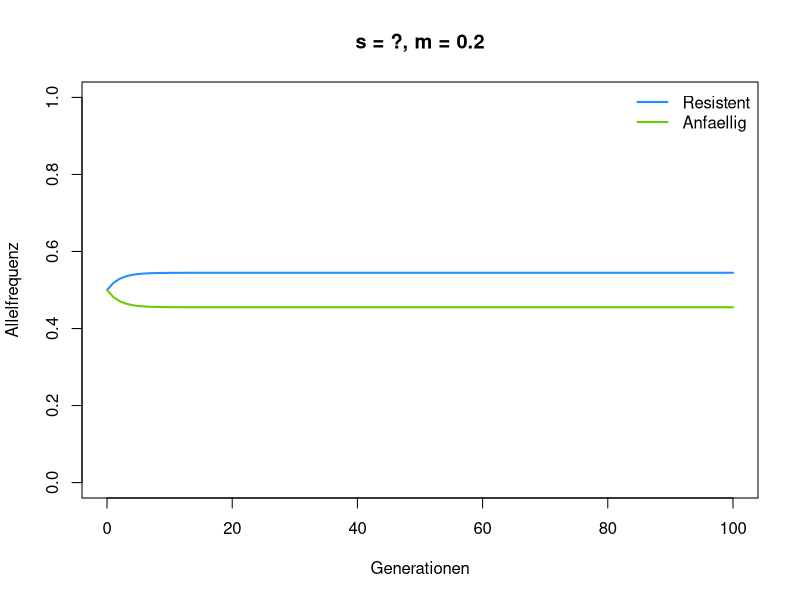
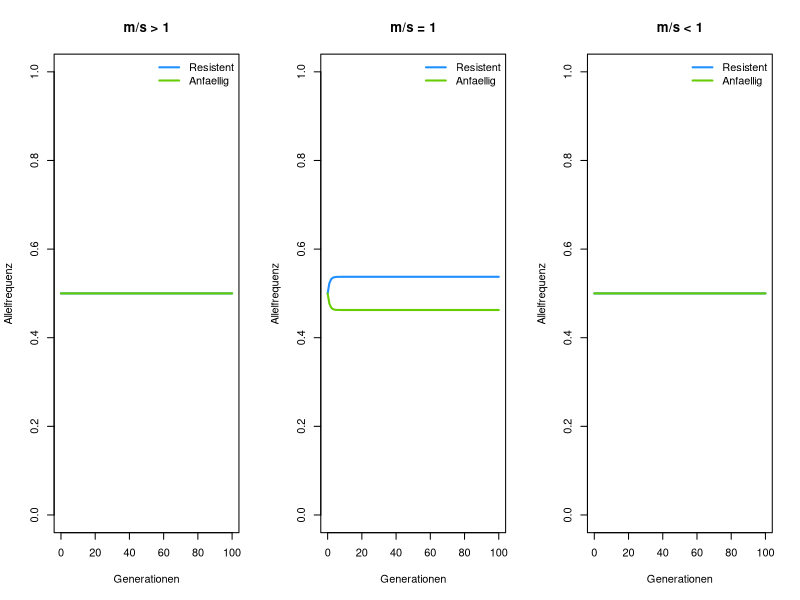
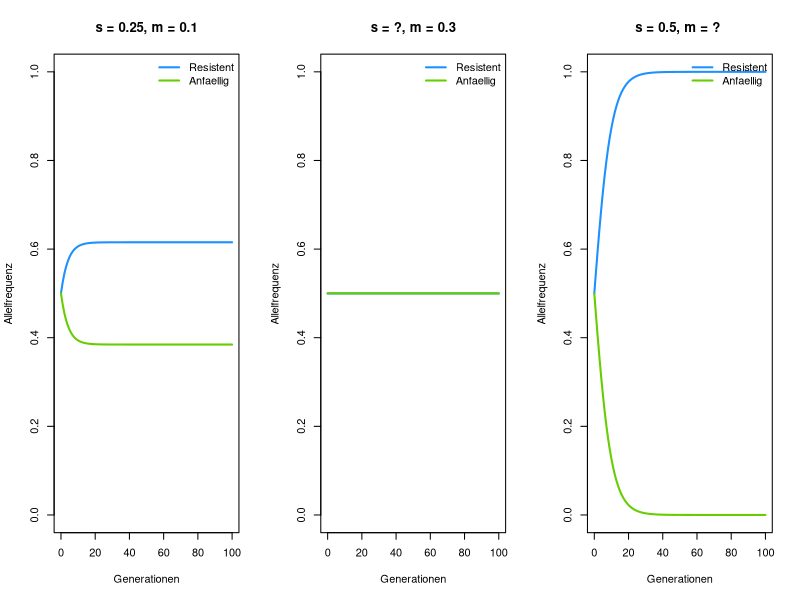

The R script that drew these images, in order:
# Woche 7 — Notebook (nur R, base R)
# Migration und Selektion
# In RStudio: Working Directory = weeks/week-07, dann Zeile fuer Zeile ausfuehren.
# Formeln stehen schoener im Notebook (HTML) oder in notebook.Rmd.

# ===========================================================================
# Ziel
# ===========================================================================
#
# - verstehen, wie Selektion und Migration lokale Anpassung beeinflussen
# - nachvollziehen, wie verschiedene Kraefte (Selektion und Migration) aehnliche Anpassungsmuster generieren koennen

# ===========================================================================
# 0) Lokale Anpassung in kurz
# ===========================================================================
#
# Migration vermischt Populationen, wodurch sie einander aehnlicher werden. Selektion fuehrt dazu, dass Populationen sich ihrer Umgebung anpassen, wodurch Populationen unterschiedlicher werden.

# ===========================================================================
# A) Beispiel Insektizidresistenz in Moskitos
# ===========================================================================
# Diese Woche untersuchen wir die Anpassung verschiedener Moskitopopulationen an Insektizide. Dieses Beispiel ist an eine Studie von Lenormand et al. (1999) angelehnt.
#
# Um die Stadt Montpellier wurde in den 90er Jahren Insektizid ausgetragen, woraufhin die lokale Moskitopopulation eine Resistenz dagegen entwickelt hat. Diese Resistenz ist jedoch in Abwesenheit des Insektizids unvorteilhaft und daher in laendlichen Moskitopopulationen nicht vorhanden. Wir untersuchen nun, wie sich die Resistenzfrequenz p des Resistenz-Alleles R in der Stadtpopulation unter verschiedenen Selektions- und Migrationsszenarien veraendert. Dafuer tracken wir das resistente Allel R und das urspruengliche (Insektizid-anfaellige) Allel r in der Stadtpopulation, jeweils mit Frequenzen p_R und p_r.

# --- Gleichungen ---
# Wir nehmen an, dass in der Stadtpopulation das Resistenzallel R vorteilhaft ist, so dass die Genotypen folgende Fitnesswerte haben:
#
# |  w_RR |  w_rR |  w_rr |
# | 1 + s | 1 + s/2 | 1 |
#
# Dabei ist s der Selektionskoeffizient und somit der Fitnessvorteil von Resistenz in der Stadt.
#
# Die mittlere Fitness w_quer ist demnach:
#   w_quer = p^2 w_RR + 2pq w_rR + q^2 w_rr
#
# und nach Selektion gilt:
#
#   p^s = (p^2 w_RR + pq w_rR ) / w_quer,     q^s = (q^2 w_rr + pq w_rR ) / w_quer
#
# Nach Migration nehmen wir an, dass ein Anteil m der Individuen aus der Population aus der Nachbarpopulation stammt, wobei eine Population komplett durchmischt ist, wenn m = 0.5:
#   p^m = (1-m)p^s + mq^s,    
#   q^m = (1-m)q^s + mp^s

# --- Funktionen ---

# Selektion; Berechnung der mittleren Fitness
selektionsschritt <- function(p, # Proportion des gefragten Alleles
                              w) # Fitness der verschiedenen Genotypen (Vektor mit drei Eintraegen)
  {
  
  q <- 1-p # Proportion des anderen Alleles
  
  w_quer <- p^2*w[1] + 2*p*q*w[2] + q^2*w[3]
  
  p_sel <- (p^2*w[1] + p*q*w[2] )/ w_quer
  
  return(p_sel)
}

# Simulation eines Generationschritts, Selektion gefolgt von Migration
eine_generation <- function(p, # Frequenz des Resistenz-Alleles
                            s, # Selektionskoeffizient
                            m) # Migration
  {
  
  q <- 1 - p # Proportion der anfaelligen Moskitos
  
  # Selektion
  p_sel <- selektionsschritt(p, c(1 + s, 1 + s/2, 1))
  q_sel <- selektionsschritt(q, c(1, 1 + s/2, 1 + s))
  
  # Migration
  p_mig <- (1 - m) * p_sel + m * q
  q_mig <- (1 - m) * q_sel + m * p
  
  return(c(p_mig = p_mig, q_mig = q_mig))

}

# --- A1) Eine Generation ---
# Simulieren Sie eine einzelne Generation. Wir starten mit einer gleichmaessigen Verteilung von resistenten und anfaelligen Moskitos; p_R = 0.5.
#
# Die Ausgabe hat zwei Zahlen:
#
# - p_mig: Frequenz von R in der Stadt nach Selektion und Migration
# - q_mig: Frequenz von R in der Nachbarpopulation (Land) nach Selektion und Migration

# --- F1 ---
#
# Was sind Ihre Erwartungen? Nimmt p_R ab oder zu?

eine_generation(p = 0.5,
                s = 0.2,
                m = 0.2)

# --- F2 ---
#
# Setzen Sie zuerst s und dann m auf 0; was sehen Sie?

# ===========================================================================
# A2) Mehrere Generationen
# ===========================================================================

# Simulation mehrerer Generationen
simulateLA <- function(p_0, # Anfangsfrequenz
                       s, # Selektionskoeffizient
                       m, # Migration
                       generationen = 100) # Anzahl Generationen; Annahme = 100
  {
  
  p <- q <- numeric(generationen + 1) # Vorbereiten von leeren Vektoren (von 0 bis zur maximalen Generationen Zahl)
  
  # Anfangsfrequenzen
  p[1] <- p_0
  q[1] <- 1- p_0 
  
  for (t in seq_len(generationen)) { # Wiederholen der Zeitschritte
    
    new_freq <- eine_generation(p[t], s, m)
    p[t + 1] <- new_freq[1]
    q[t + 1] <- new_freq[2]
  }
  
  data.frame(generation = 0:generationen, 
             p = p, 
             q = q)
}

# Schauen Sie sich nun die Allelfrequenz als Funktion von Zeit an

test_df <- simulateLA(p_0 = 0.5,
                     s = 0.2, # Bitte aendern
                     m = 0.2)

plot(x = test_df$generation,
     y = test_df$p,
     type = "l", lwd = 2, col = "dodgerblue",
     xlab = "Generationen",
     ylab = "Allelfrequenz",
     ylim = c(0,1),
     main = "s = ?, m = 0.2")
lines(x = test_df$generation,
     y = test_df$q, 
     type = "l", lwd = 2, col = "chartreuse3")
legend("topright", c("Resistent", "Anfaellig"),
       col = c("dodgerblue", "chartreuse3"),
       lwd = 2, bty = "n")

# --- F3 ---
#
# Aendern Sie s. Was passiert mit dem Resistenzallel?

# --- Vergleich verschiedener m/s Regime ---

# m/s groesser 1
ms_gr_1 <- simulateLA(p_0 = 0.5,
                     s = 0, # Bitte aendern
                     m = 0) # Bitte aendern

# m/s gleich 1
ms_gl_1 <- simulateLA(p_0 = 0.5,
                     s = 0.3,
                     m = 0.3)

# m/s kleiner 1
ms_kl_1 <- simulateLA(p_0 = 0.5,
                     s = 0, # Bitte aendern
                     m = 0) # Bitte aendern

par(mfrow = c(1, 3))
plot(x = ms_gr_1$generation,
     y = ms_gr_1$p,
     type = "l", lwd = 2, col = "dodgerblue",
     xlab = "Generationen",
     ylab = "Allelfrequenz",
     ylim = c(0,1),
     main = "m/s > 1")
lines(x = ms_gr_1$generation,
     y = ms_gr_1$q, 
     type = "l", lwd = 2, col = "chartreuse3")
legend("topright", c("Resistent", "Anfaellig"),
       col = c("dodgerblue", "chartreuse3"),
       lwd = 2, bty = "n")

plot(x = ms_gl_1$generation,
     y = ms_gl_1$p,
     type = "l", lwd = 2, col = "dodgerblue",
     xlab = "Generationen",
     ylab = "Allelfrequenz",
     ylim = c(0,1),
     main = "m/s = 1")
lines(x = ms_gl_1$generation,
     y = ms_gl_1$q, 
     type = "l", lwd = 2, col = "chartreuse3")
legend("topright", c("Resistent", "Anfaellig"),
       col = c("dodgerblue", "chartreuse3"),
       lwd = 2, bty = "n")

plot(x = ms_kl_1$generation,
     y = ms_kl_1$p,
     type = "l", lwd = 2, col = "dodgerblue",
     xlab = "Generationen",
     ylab = "Allelfrequenz",
     ylim = c(0,1),
     main = "m/s < 1")
lines(x = ms_kl_1$generation,
     y = ms_kl_1$q, 
     type = "l", lwd = 2, col = "chartreuse3")
legend("topright", c("Resistent", "Anfaellig"),
       col = c("dodgerblue", "chartreuse3"),
       lwd = 2, bty = "n")

# --- F4 ---
#
# Aendern Sie die m und s Werte der verschiedenen Simulationen, um die drei m/s Szenarien zu plotten.
# Beschreiben Sie, was Sie sehen.
#
# Vergleichen Sie Simulationen mit verschiedenen m und s Werten:

ref <- simulateLA(p_0 = 0.5,
                     s = 0.25,
                     m = 0.1)

test1 <- simulateLA(p_0 = 0.5,
                     s = 0.0, # Bitte aendern
                     m = 0.3)

test2 <- simulateLA(p_0 = 0.5,
                     s = 0.5,
                     m = 0.0) # Bitte aendern

par(mfrow = c(1, 3))
plot(x = ref$generation,
     y = ref$p,
     type = "l", lwd = 2, col = "dodgerblue",
     xlab = "Generationen",
     ylab = "Allelfrequenz",
     ylim = c(0,1),
     main = "s = 0.25, m = 0.1")
lines(x = ref$generation,
     y = ref$q, 
     type = "l", lwd = 2, col = "chartreuse3")
legend("topright", c("Resistent", "Anfaellig"),
       col = c("dodgerblue", "chartreuse3"),
       lwd = 2, bty = "n")

plot(x = test1$generation,
     y = test1$p,
     type = "l", lwd = 2, col = "dodgerblue",
     xlab = "Generationen",
     ylab = "Allelfrequenz",
     ylim = c(0,1),
     main = "s = ?, m = 0.3")
lines(x = test1$generation,
     y = test1$q, 
     type = "l", lwd = 2, col = "chartreuse3")
legend("topright", c("Resistent", "Anfaellig"),
       col = c("dodgerblue", "chartreuse3"),
       lwd = 2, bty = "n")

plot(x = test2$generation,
     y = test2$p,
     type = "l", lwd = 2, col = "dodgerblue",
     xlab = "Generationen",
     ylab = "Allelfrequenz",
     ylim = c(0,1),
     main = "s = 0.5, m = ? ")
lines(x = test2$generation,
     y = test2$q, 
     type = "l", lwd = 2, col = "chartreuse3")
legend("topright", c("Resistent", "Anfaellig"),
       col = c("dodgerblue", "chartreuse3"),
       lwd = 2, bty = "n")

# --- F5 ---
#
# Waehlen Sie in den Simulationen die fehlenden Werte fuer m oder s damit das Muster der Allelfrequenzen zum ersten Graphen (s = 0.25, m = 0.1) passt.
# Welche Werte waehlen Sie?

# ===========================================================================
# B) Zum Experimentieren: F_ST
# ===========================================================================
#
# Nur der Vollstaendigkeit halber: Wie verschieden sind die beiden Populationen am Ende? Das misst F_ST (siehe Folien):
#
#   F_ST = (H_T - H_S) / H_T,     H = 2p(1-p)
#
# H_S ist die mittlere Heterozygotie innerhalb der Populationen, H_T die Heterozygotie, wenn man beide Populationen zusammenwirft. F_ST = 0: kein Unterschied; F_ST = 1: verschiedene Allele fixiert.
#
# Zwei Funktionen, beide geben F_ST aus:
#
# - fst_aus_p(p1, p2) rechnet F_ST direkt aus zwei Allelfrequenzen, zum Beispiel aus gemessenen Daten. Hier gibt es kein Modell, nur die Formel oben.
# - fst_aus_ms(m, s) fragt: Wie gross wird F_ST, wenn Selektion und Migration lange genug gewirkt haben? Die Funktion laesst simulateLA() 1000 Generationen laufen, nimmt die Frequenzen der letzten Generation (Stadt und Land) und gibt sie an fst_aus_p() weiter.
#
# Der Unterschied: Bei fst_aus_p() geben Sie die Frequenzen vor; bei fst_aus_ms() geben Sie die Kraefte vor, und das Modell bestimmt die Frequenzen.

# F_ST aus zwei Allelfrequenzen
fst_aus_p <- function(p1, # Frequenz von R in Population 1
                      p2) # Frequenz von R in Population 2
  {

  p_quer <- (p1 + p2) / 2                          # mittlere Frequenz
  H_S <- (2*p1*(1 - p1) + 2*p2*(1 - p2)) / 2       # innerhalb
  H_T <- 2*p_quer*(1 - p_quer)                     # zusammengeworfen

  return((H_T - H_S) / H_T)
}

# F_ST im Gleichgewicht von Migration und Selektion
fst_aus_ms <- function(m, # Migration
                       s, # Selektionskoeffizient
                       generationen = 1000) # lange laufen lassen
  {

  sim <- simulateLA(p_0 = 0.5, s = s, m = m, generationen = generationen)
  ende <- sim[nrow(sim), ] # letzte Generation

  return(fst_aus_p(ende$p, ende$q))
}

fst_aus_p(p1 = 0.9, p2 = 0.1) # Bitte aendern

fst_aus_ms(m = 0.1, s = 0.1)  # Bitte aendern

# --- Zum Ausprobieren ---
#
# - Wann ist fst_aus_p() gleich 0, wann gleich 1?
# - Verdoppeln Sie in fst_aus_ms() m und s. Was passiert mit F_ST? Und wenn Sie nur m verdoppeln?

# ===========================================================================
# Referenzen
# ===========================================================================
# Lenormand, T., Bourguet, D., Guillemaud, T. et al. *Tracking the evolution of insecticide resistance in the mosquito Culex pipiens*. Nature 400, 861–864 (1999). https://doi.org/10.1038/23685
